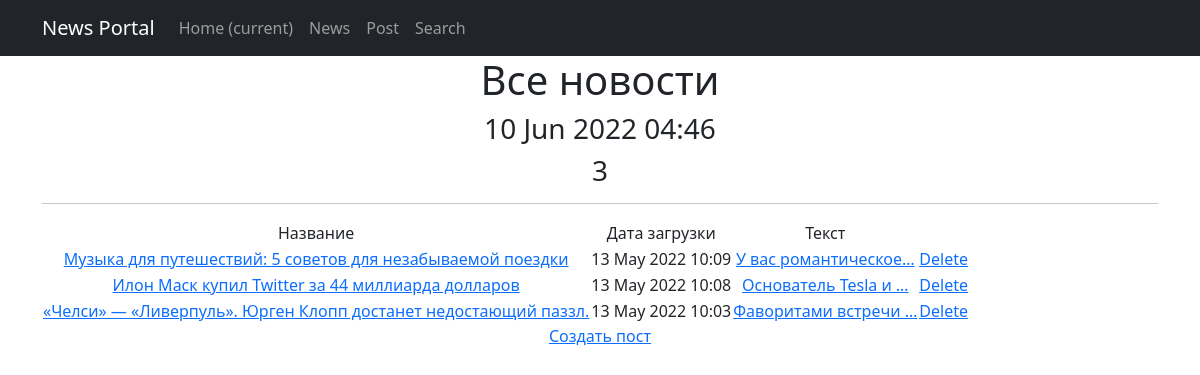
Page /post/ on the committed database.
### news/models.py (models this page shows, shortened)
class Post(models.Model):
    authors = models.ForeignKey(Author, on_delete=models.CASCADE)
    NEWS = 'nw'
    ARTICLE = 'ar'
    SELECT = (
        (NEWS, 'Новости'),
        (ARTICLE, 'Статья')
    )
    CategoryType = models.CharField(max_length=50, choices=SELECT, default=ARTICLE)
    DateCreation = models.DateTimeField(auto_now_add=True)
    PostCategories = models.ManyToManyField(Category, through='PostCategory')
    title = models.CharField(max_length=100)
    text = models.TextField()
    ratings = models.IntegerField(default=0)

### news/views.py (the view)
# urls.py: path('', PostList.as_view()),
class PostList(ListView):
    model = Post
    template_name = 'news.html'
    context_object_name = 'news'
    ordering = ['-DateCreation']
    paginate_by = 10
    def get_context_data(self, **kwargs):
        context = super().get_context_data(**kwargs)
        context['time_now'] = datetime.utcnow()
        return context

### news/templatetags/censor.py (called while the page is built)
@register.filter(name='censor')
def replace(value, str='идиот'):
    postfix = UNWANTED_WORDS[str]
    return f'{value}{postfix}'

### news/templates/news.html (shortened to what this page needs)
{% extends 'flatpages/default.html' %}
{% load censor %}
{% block content %}
   <h1>Все новости</h1>
   <h3>{{time_now|date:'d M Y H:i'}}</h3>
   <h3>{{news|length }}</h3>
   <hr>
   {% if news %}
       <table>
           <tr>
               <td>Название</td>
               <td>Дата загрузки</td>
               <td>Текст</td>
           </tr>
           {% for post in news %}
           <tr>
               <td><a href="{% url 'post_detail' post.id %}">{{post.title}}</a></td>
               <td>{{post.DateCreation|date:'d M Y H:i'}}</td>
               <td><a href="{% url 'post_update' post.id %}">{{post.text|censor|truncatechars:20}}</a></td>
               <td><a href="{% url 'post_delete' post.id %}"><u>Delete</u></a> </td>
           </tr>
           {% endfor %}
       </table>
   {% else %}
       <h2>Новостей нет!</h2>
   {% endif %}
<a href="{% url 'post_create' %}">Создать пост</a>
{% endblock content %}

### rows in the picture
Post: title "Музыка для путешествий: 5 советов для незабываемой поездки", DateCreation "13 May 2022 10:09", text|censor "У вас романтическое…"
Post: title "Илон Маск купил Twitter за 44 миллиарда долларов", DateCreation "13 May 2022 10:08", text|censor "Основатель Tesla и …"
Post: title "«Челси» — «Ливерпуль». Юрген Клопп достанет недостающий паззл.", DateCreation "13 May 2022 10:03", text|censor "Фаворитами встречи …"

### other values in the picture
{{ time_now|date:'d M Y H:i' }} "10 Jun 2022 04:46"
{{ news|length }} "3"
